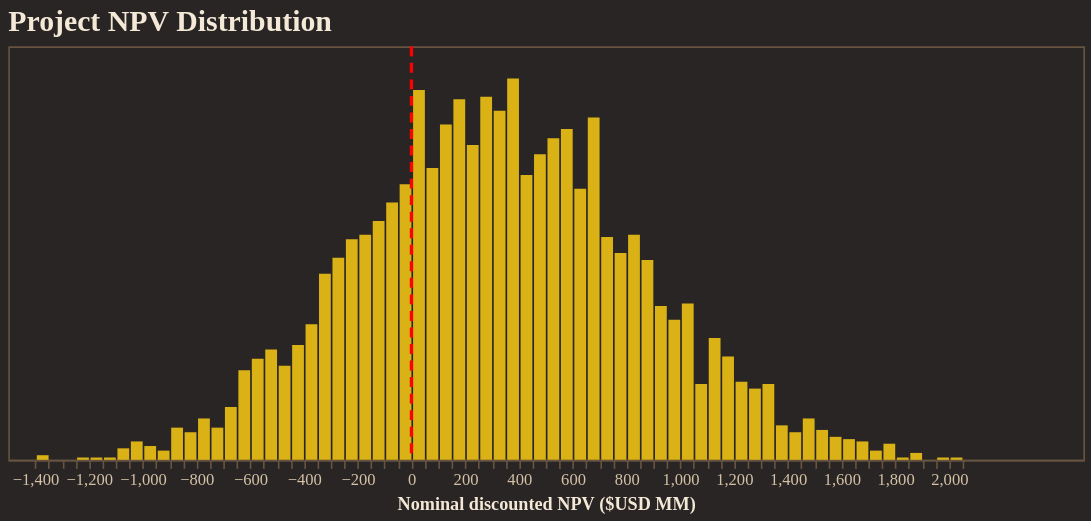

Source (notebook cell):
### Code cell
from resgo.plotting.tables import npv_USD
import numpy as np
import pandas as pd

npv = npv_USD(
    simpack,
    nominal=True,
    discounted=True,
    success_only=False,
)
npv_usd = npv.to_numpy().ravel()
npv_df = pd.DataFrame({"npv_usd_mm": npv_usd / 1e6})

histogram = (
    alt.Chart(npv_df)
    .mark_bar(color="#FACC15", opacity=0.85)
    .encode(
        x=alt.X(
            "npv_usd_mm:Q",
            bin=alt.Bin(maxbins=100),
            title="Nominal discounted NPV ($USD MM)",
        ),
        y=alt.Y("count():Q", axis=None),
        tooltip=[alt.Tooltip("count():Q", title="Count")],
    )
    .properties(
        width=650,
        height=250,
        title="Project NPV Distribution",
    )
)

break_even = (
    alt.Chart(pd.DataFrame({"npv_usd_mm": [0]}))
    .mark_rule(color="red", strokeDash=[6, 4], strokeWidth=2)
    .encode(x="npv_usd_mm:Q")
)

fig = alt.layer(histogram, break_even)
fig.show()

### Figure 1 — Vega-Lite specification as saved in the notebook (floating-point values rounded to 4 significant figures; data arrays with more than 128 entries replaced by an {"elided": "..."} marker saying what was removed)
{"config": {"background": "#292524", "view": {"fill": "#292524", "stroke": "#665340"}, "title": {"color": "#f4e9d7", "font": "Merriweather", "fontSize": 18, "fontWeight": 600, "subtitleColor": "#d5c2a6", "anchor": "start"}, "axis": {"domainColor": "#665340", "gridColor": "#665340", "tickColor": "#665340", "labelColor": "#d5c2a6", "titleColor": "#f4e9d7", "labelFont": "Merriweather", "titleFont": "Merriweather"}, "legend": {"titleColor": "#f4e9d7", "labelColor": "#d5c2a6", "labelFont": "Merriweather", "titleFont": "Merriweather", "orient": "top-right", "symbolType": "circle"}, "header": {"labelColor": "#d5c2a6", "titleColor": "#f4e9d7", "labelFont": "Merriweather", "titleFont": "Merriweather"}, "mark": {"color": "#c78d3b"}, "line": {"color": "#c78d3b"}, "bar": {"color": "#c78d3b"}, "point": {"color": "#ddb06d"}, "area": {"color": "#c78d3b", "opacity": 0.35}, "text": {"color": "#f4e9d7", "font": "Merriweather"}, "range": {"category": ["#5DA5DA", "#F28E2B", "#59C36A", "#E15759", "#B07AA1", "#4ECDC4", "#FF9DA7", "#EDC948"]}}, "layer": [{"data": {"name": "data-52247b6e9097f6c4ff6fe222cbff1603"}, "mark": {"type": "bar", "color": "#FACC15", "opacity": 0.85}, "encoding": {"tooltip": [{"aggregate": "count", "title": "Count", "type": "quantitative"}], "x": {"bin": {"maxbins": 100}, "field": "npv_usd_mm", "title": "Nominal discounted NPV ($USD MM)", "type": "quantitative"}, "y": {"aggregate": "count", "axis": null, "type": "quantitative"}}, "title": "Project NPV Distribution"}, {"data": {"name": "data-83a0ef6621ce3be6c7bd66d40cf7fe67"}, "mark": {"type": "rule", "color": "red", "strokeDash": [6, 4], "strokeWidth": 2}, "encoding": {"x": {"field": "npv_usd_mm", "type": "quantitative"}}}], "height": 250, "width": 650, "$schema": "https://vega.github.io/schema/vega-lite/v5.20.1.json", "datasets": {"data-52247b6e9097f6c4ff6fe222cbff1603": {"elided": "4000 records"}, "data-83a0ef6621ce3be6c7bd66d40cf7fe67": [{"npv_usd_mm": 0}]}}
